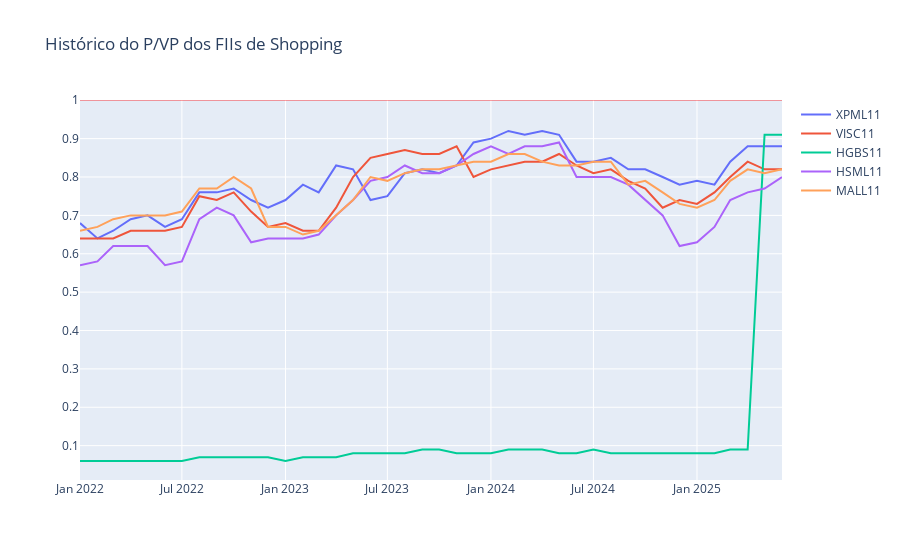

Source (notebook cell):
### Code cell
# Histórico do indicador P/VP dos FIIs 
historico_p_vp_shopping =plot_historico_p_vp(df=fii_shoppping, nome_segmento='Shopping')
historico_p_vp_shopping
